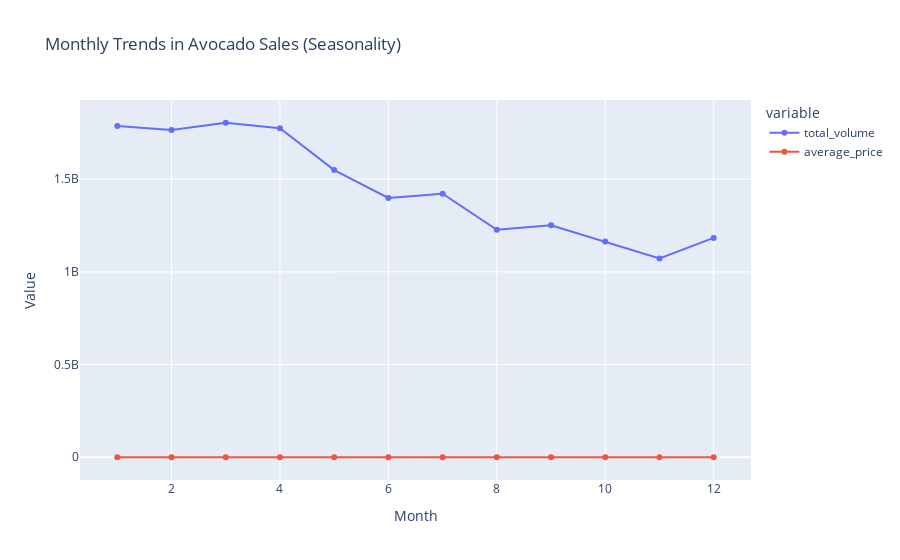

The notebook cell this image was saved under:
### Code cell
df['month'] = pd.to_datetime(df['date']).dt.month

monthly_trends = df.groupby('month').agg({'total_volume': 'sum', 'average_price': 'mean'}).reset_index()

fig = px.line(monthly_trends, x='month', y=['total_volume', 'average_price'],
              title='Monthly Trends in Avocado Sales (Seasonality)',
              labels={'month': 'Month', 'value': 'Value'},
              markers=True)

fig.update_traces(mode='lines+markers')
fig.show()

### Figure 1 — Plotly figure (JSON) as saved in the notebook; plotly's stock layout.template omitted (floating-point values rounded to 4 significant figures)
{"data": [{"hovertemplate": "variable=total_volume<br>Month=%{x}<br>Value=%{y}<extra></extra>", "legendgroup": "total_volume", "line": {"color": "#636efa", "dash": "solid"}, "marker": {"symbol": "circle"}, "mode": "lines+markers", "name": "total_volume", "orientation": "v", "showlegend": true, "type": "scatter", "x": [1, 2, 3, 4, 5, 6, 7, 8, 9, 10, 11, 12], "xaxis": "x", "y": [1787000000.0, 1766000000.0, 1804000000.0, 1774000000.0, 1549000000.0, 1399000000.0, 1421000000.0, 1226744070, 1252000000.0, 1164000000.0, 1072000000.0, 1183000000.0], "yaxis": "y"}, {"hovertemplate": "variable=average_price<br>Month=%{x}<br>Value=%{y}<extra></extra>", "legendgroup": "average_price", "line": {"color": "#EF553B", "dash": "solid"}, "marker": {"symbol": "circle"}, "mode": "lines+markers", "name": "average_price", "orientation": "v", "showlegend": true, "type": "scatter", "x": [1, 2, 3, 4, 5, 6, 7, 8, 9, 10, 11, 12], "xaxis": "x", "y": [1.289, 1.25, 1.317, 1.376, 1.369, 1.418, 1.482, 1.514, 1.526, 1.491, 1.408, 1.347], "yaxis": "y"}], "layout": {"legend": {"title": {"text": "variable"}, "tracegroupgap": 0}, "title": {"text": "Monthly Trends in Avocado Sales (Seasonality)"}, "xaxis": {"anchor": "y", "domain": [0, 1], "title": {"text": "Month"}}, "yaxis": {"anchor": "x", "domain": [0, 1], "title": {"text": "Value"}}}}
